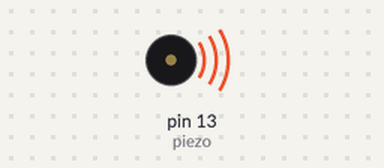
A sketch run on a simulated Arduino Uno, built with avr-gcc and run on an emulated ATmega328P. Parts: buzzer (waves = sounding).

Above: at 0.05 s.
Timing chart, 0 to 3.0 s (numbered marks = the images above):
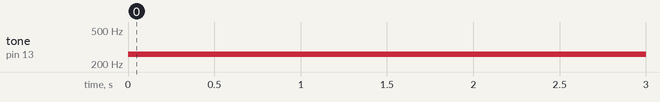

The sketch:

Moss.ino
```cpp
int piezo = 13;

void setup() {
  pinMode(piezo, OUTPUT);
}

void loop() {
  // 모스부호로 "HELP" 출력하기
  // 단음은 0.5초, 장음은 1초
  // 음계는 mid C로 통일

  // H (. . . .)
  tone(piezo, 261, 500);
  tone(piezo, 261, 500);
  tone(piezo, 261, 500);
  tone(piezo, 261, 500);

  delay(500);

  // E (.)
  tone(piezo, 261, 500);

  delay(500);

  // L (. - . . )
  tone(piezo, 261, 500);
  tone(piezo, 261, 1000);
  tone(piezo, 261, 500);
  tone(piezo, 261, 500);

  delay(500);

  // P (. - - .)
  tone(piezo, 261, 500);
  tone(piezo, 261, 1000);
  tone(piezo, 261, 1000);
  tone(piezo, 261, 500);

  delay(500);
}
```

Measured:
- by itself, tone on pin 13 (piezo): silent → 261 Hz at 0.00 s
